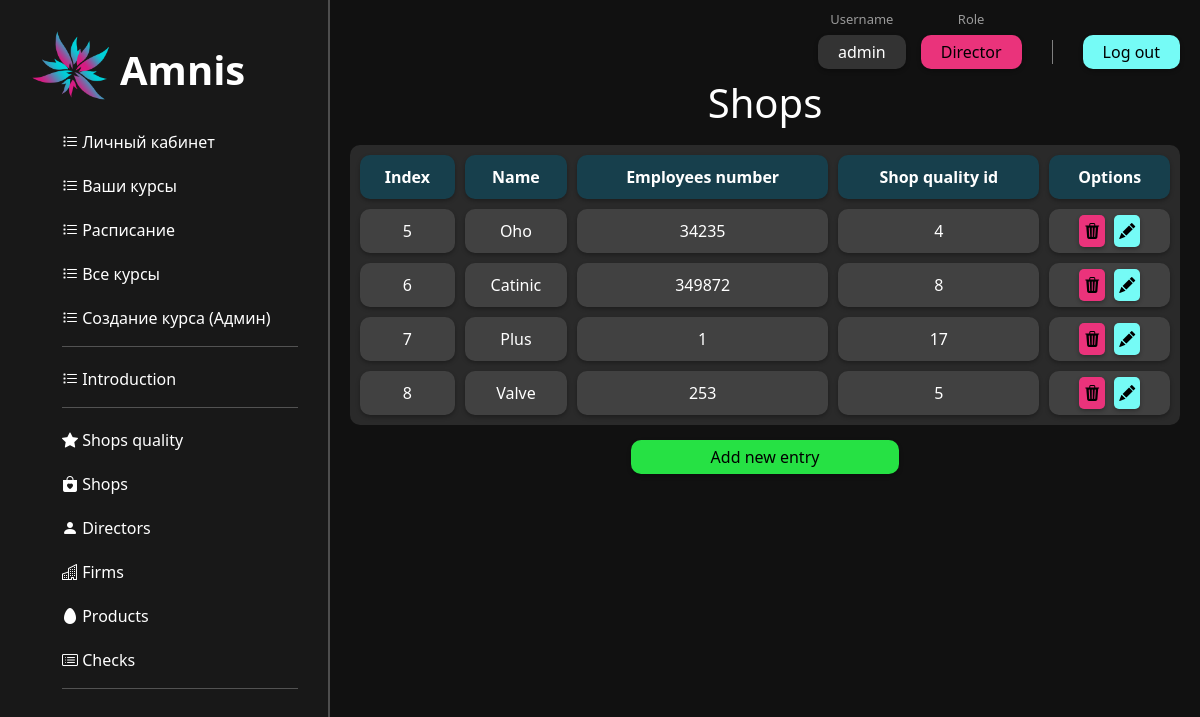
Page /table_show/1 (signed in) on the committed database.
### main/models.py (models this page shows, shortened)
class ShopQuality(models.Model):
    cleanliness = models.IntegerField('Cleanliness')
    staff_courtesy = models.IntegerField('Staff courtesy')
    products_quality = models.IntegerField('Products quality')
    title = "Shops quality"
    names = ["Index", "Cleanliness", "Staff courtesy", "Products quality"]
    def __str__(self):
        return str(self.id)
    class Meta:
        verbose_name = "ShopQuality"
        verbose_name_plural = "ShopsQualities"

class Shop(models.Model):
    name = models.CharField('Name', max_length=50)
    employees_number = models.IntegerField('Employees number')
    shop_quality_id = models.OneToOneField(ShopQuality, on_delete=models.CASCADE) #models.ForeignKey(ShopQuality, on_delete=models.CASCADE)
    title = "Shops"
    names = ["Index", "Name", "Employees number", "Shop quality id"]
    def get_dict(self):
        return {'id': self.id, 0: self.name, 1: self.employees_number, 2: self.shop_quality_id}
    class Meta:
        verbose_name = "Shop"
        verbose_name_plural = "Shops"

### main/views.py (the view)
# urls.py: path('table_show/<int:tk>', views.table_view, name='table_show'),
def table_view(request, tk):
    table = []
    existing_models = [ShopQuality, Shop, Director, Firm, Product, Check]
    current_model = existing_models[tk]
    role = get_role(request.user)
    if tk in locked_tables and (role != "Director"):
        return redirect('/introduce')
    for row in current_model.objects.all():
        table.append(row.get_dict())
    return render(request, "main/index.html", {
        'names': current_model.names,
        'table': table,
        'table_id': tk,
        'title': current_model.title,
        'user': request.user,
        'role': role})

### main/views.py (called while the page is built)
def get_role(user):
    template = ""
    if user.is_authenticated:
        if user.is_superuser:
            template = "Director"
        elif user.groups.filter(name='director').exists():
            template = "Director"
        elif user.groups.filter(name='client').exists():
            template = "Client"
        else:
            template = "None"
    return template

### main/templates/main/index.html (shortened to what this page needs)
{% load static %}
<!doctype html>
<html lang="en">
<head>
    <link rel="stylesheet" href="https://cdn.jsdelivr.net/npm/bootstrap@5.2.3/dist/css/bootstrap.min.css">
    <link rel="stylesheet" href="https://cdn.jsdelivr.net/npm/bootstrap-icons@1.10.2/font/bootstrap-icons.css">
    <link rel="stylesheet" href="{% static 'main/css/common.css'%}">
    <link rel="stylesheet" href="{% static 'main/css/table_show.css'%}">
</head>
<body>
    {% include 'main/navigation.html' %}
    {% include 'main/registration_panel.html' %}
    <div class="data_table_container">
        <div class="table_title_container">
            <h1 class = table_title>{{ title }}</h1>
        </div>
        <table class="data_table">
            <tr>
                {% for name in names %}
                <th class="table_head">{{name}}</th>
                {% endfor %}
                {% if role == 'Director' %}
                    <th class="table_head">Options</th>
                {% endif %}
            </tr>
            {% for row in table %}
            <tr>
                {% for key, value in row.items %}
                <td class="table_data">{{value}}</td>
                {% endfor %}
                {% if role == 'Director' %}
                    <td class="table_data">
                        <a href="{% url 'change_table' url_table_id=table_id entry_id=row.id command='delete' %}"
                           class="button1 buttons_td__button1_modifier magenta-button"><i class="bi bi-trash3-fill"></i></a>
                        <a href="{% url 'change_table' url_table_id=table_id entry_id=row.id command='edit' %}"
                           class="button1 buttons_td__button1 buttons_td__button1_modifier cyan-button"><i class="bi bi-pencil-fill"></i></a>
                    </td>
                {% endif %}
            </tr>
            {% endfor %}
        </table>
        {% if role == 'Director' %}
            <a href="{% url 'change_table' url_table_id=table_id entry_id=0 command='add' %}"
               class="button1 data_table_container__button1 green-button">Add new entry</a>
        {% endif %}
    </div>
</body>
</html>

### main/templates/main/registration_panel.html (shortened to what this page needs)
{% load static %}
<link rel="stylesheet" href="{% static 'main/css/registration_panel.css'%}">
<div class="registration_panel">
    {% if user.is_authenticated %}
    <div class="log_in_and_register">
        <div class="username_container">
            <p class="username_title username_container__username_title">Username</p>
            <a class="button1 button1_padding username_container__button1_modifier">{{user}}</a>
        </div>
        <div class="role_container">
            <p class="role_title role_container__role_title">Role</p>
            <a class="button1 button1_padding role_container__button1_modifier">{{role}}</a>
        </div>
        <div class="logout_button_container">
            <a href="{% url 'logout' %}" class="button1 button1_padding cyan-button">Log out</a>
        </div>
    </div>
    {% endif %}
</div>

### main/static/main/css/common.css (style rules this page uses)
:root { --white-color: #ffffff; --white-color-hover: #dddddd; --white-color-active: #aaaaaa; --add-green-color: #26e144; --add-green-color-hover: #23cc3f; --add-green-color-active: #1eb337; --cyan-color: #75fbf6; --cyan-color-hover: #02e3dc; --cyan-color-active: #00bfb9; --magenta-color: #ea337b; --magenta-color-hover: #cc2d6d; --magenta-color-active: #b3275f; --dark-white9-color: #999999; --darkgrey2-color: #222222; --darkgrey-color: #333333; --darkgrey-color-hover: #2b2b2b; --semi-darkgrey-color: #414141; --dark-cyan-color: #173f4c; }
.green-button { background-color: var(--add-green-color); }
.cyan-button { background-color: var(--cyan-color); }
.magenta-button { background-color: var(--magenta-color); }
.button1 { padding: 5px 80px 5px 80px; border-radius: 10px; cursor: pointer; color: black; text-decoration: none; border-style: none; box-shadow: 0px 2px 4px rgba(0, 0, 0, 0.3); }

### main/static/main/css/table_show.css (style rules this page uses)
:root { --show-table-head-color: var(--dark-cyan-color); --show-table-data-color: var(--semi-darkgrey-color); }
html, body { padding: 0; margin: 0; width: 100%; height: 100%; background-color:#111111; }
.data_table_container__button1 { margin-top: 15px; }
.buttons_td__button1 { margin-left: 5px; }
.buttons_td__button1_modifier { padding: 5px; border-radius: 5px; }
.table_head { background-color: var(--show-table-head-color); border-radius: 10px; padding: 10px; text-align: center; box-shadow: 0px 2px 4px rgba(0, 0, 0, 0.3); transition: 0.2s all ease }
.table_data { background-color: var(--show-table-data-color); border-radius: 10px; padding: 10px; text-align: center; box-shadow: 0px 2px 4px rgba(0, 0, 0, 0.3); transition: 0.2s all ease }
.data_table_container { display: flex; flex-direction: column; justify-content: center; align-items: center; color: white; padding: 0 20px 0 20px; }
.table_title_container { //text-align: center; padding: 10px; }
.data_table { width: 100%; background-color: #2a2a2a; //background-color: #1c1c1c; //background-color: #e8e8e8; border-radius: 10px; color: white; border-collapse: separate; border-spacing: 10px; }

### main/static/main/css/registration_panel.css (style rules this page uses)
.button1_padding { padding: 5px 20px 5px 20px }
.username_container__button1_modifier { background-color: var(--darkgrey-color); cursor: default; color: white; }
.role_container__button1_modifier { background-color: var(--magenta-color); cursor: default; }
.username_container__username_title { margin: 0 0 5px 0; }
.role_container__role_title { margin: 0 0 5px 0; }
.username_title, .role_title { text-align: center; font-size: 13px; color: var(--dark-white9-color); }
.username_container, .role_container { display: flex; flex-direction: column; margin: 10px 15px 0 0; }
.role_container { margin-right: 0; }
.logout_button_container { display: flex; justify-content: end; flex-direction: column; }
.registration_panel { display: flex; justify-content: right; align-items: top; }
.log_in_and_register { margin-right: 20px; display:flex; align-items: top; }

### rows in the picture
ShopQuality: row "5" "34235", id "4"
Shop: row "Oho"
ShopQuality: row "6" "349872", id "8"
Shop: row "Catinic"
ShopQuality: row "7" "1", id "17"
Shop: row "Plus"
ShopQuality: row "8" "253", id "5"
Shop: row "Valve"

### other values in the picture
{{ user }} "admin"
{{ role }} "Director"
{{ title }} "Shops"
{{ name }} "Index" "Name" "Employees number" "Shop quality id"
